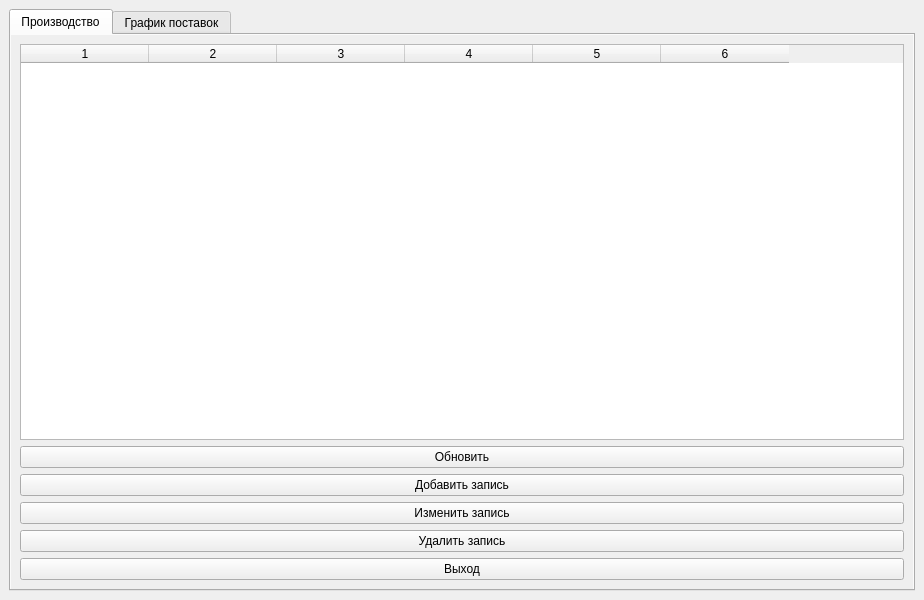
<?xml version="1.0" encoding="UTF-8"?>
<ui version="4.0">
 <class>MainWindow</class>
 <widget class="QMainWindow" name="MainWindow">
  <property name="enabled">
   <bool>true</bool>
  </property>
  <property name="geometry">
   <rect>
    <x>0</x>
    <y>0</y>
    <width>924</width>
    <height>600</height>
   </rect>
  </property>
  <property name="sizePolicy">
   <sizepolicy hsizetype="Minimum" vsizetype="Minimum">
    <horstretch>0</horstretch>
    <verstretch>0</verstretch>
   </sizepolicy>
  </property>
  <property name="baseSize">
   <size>
    <width>800</width>
    <height>600</height>
   </size>
  </property>
  <property name="windowTitle">
   <string>Промышленное производство</string>
  </property>
  <property name="animated">
   <bool>true</bool>
  </property>
  <widget class="QWidget" name="centralwidget">
   <layout class="QVBoxLayout" name="verticalLayout">
    <property name="sizeConstraint">
     <enum>QLayout::SetMinimumSize</enum>
    </property>
    <item>
     <widget class="QTabWidget" name="tabWidget">
      <property name="sizePolicy">
       <sizepolicy hsizetype="MinimumExpanding" vsizetype="Expanding">
        <horstretch>0</horstretch>
        <verstretch>0</verstretch>
       </sizepolicy>
      </property>
      <property name="currentIndex">
       <number>0</number>
      </property>
      <widget class="QWidget" name="tab">
       <property name="autoFillBackground">
        <bool>true</bool>
       </property>
       <attribute name="title">
        <string>Производство</string>
       </attribute>
       <layout class="QVBoxLayout" name="verticalLayout_2">
        <property name="sizeConstraint">
         <enum>QLayout::SetMaximumSize</enum>
        </property>
        <item>
         <widget class="QTableWidget" name="tableWidget_1">
          <property name="sizePolicy">
           <sizepolicy hsizetype="Minimum" vsizetype="Minimum">
            <horstretch>0</horstretch>
            <verstretch>0</verstretch>
           </sizepolicy>
          </property>
          <property name="tabletTracking">
           <bool>false</bool>
          </property>
          <property name="contextMenuPolicy">
           <enum>Qt::NoContextMenu</enum>
          </property>
          <property name="lineWidth">
           <number>1</number>
          </property>
          <property name="sizeAdjustPolicy">
           <enum>QAbstractScrollArea::AdjustToContents</enum>
          </property>
          <property name="editTriggers">
           <set>QAbstractItemView::NoEditTriggers</set>
          </property>
          <property name="dragEnabled">
           <bool>false</bool>
          </property>
          <property name="columnCount">
           <number>6</number>
          </property>
          <attribute name="horizontalHeaderVisible">
           <bool>true</bool>
          </attribute>
          <attribute name="horizontalHeaderCascadingSectionResizes">
           <bool>true</bool>
          </attribute>
          <attribute name="horizontalHeaderMinimumSectionSize">
           <number>40</number>
          </attribute>
          <attribute name="horizontalHeaderDefaultSectionSize">
           <number>128</number>
          </attribute>
          <attribute name="horizontalHeaderHighlightSections">
           <bool>true</bool>
          </attribute>
          <attribute name="horizontalHeaderStretchLastSection">
           <bool>false</bool>
          </attribute>
          <attribute name="verticalHeaderVisible">
           <bool>false</bool>
          </attribute>
          <attribute name="verticalHeaderCascadingSectionResizes">
           <bool>true</bool>
          </attribute>
          <attribute name="verticalHeaderHighlightSections">
           <bool>true</bool>
          </attribute>
          <attribute name="verticalHeaderShowSortIndicator" stdset="0">
           <bool>false</bool>
          </attribute>
          <column/>
          <column/>
          <column/>
          <column/>
          <column/>
          <column/>
         </widget>
        </item>
        <item>
         <widget class="QPushButton" name="Refresh">
          <property name="text">
           <string>Обновить</string>
          </property>
         </widget>
        </item>
        <item>
         <widget class="QPushButton" name="AddLine">
          <property name="text">
           <string>Добавить запись</string>
          </property>
         </widget>
        </item>
        <item>
         <widget class="QPushButton" name="ChangeLine">
          <property name="text">
           <string>Изменить запись</string>
          </property>
         </widget>
        </item>
        <item>
         <widget class="QPushButton" name="Remove_Line">
          <property name="text">
           <string>Удалить запись</string>
          </property>
         </widget>
        </item>
        <item>
         <widget class="QPushButton" name="Exit">
          <property name="text">
           <string>Выход</string>
          </property>
         </widget>
        </item>
       </layout>
      </widget>
      <widget class="QWidget" name="tab_2">
       <property name="autoFillBackground">
        <bool>true</bool>
       </property>
       <attribute name="title">
        <string>График поставок</string>
       </attribute>
       <layout class="QHBoxLayout" name="horizontalLayout">
        <property name="sizeConstraint">
         <enum>QLayout::SetNoConstraint</enum>
        </property>
        <item>
         <widget class="QCalendarWidget" name="Calendar"/>
        </item>
        <item>
         <widget class="QTableWidget" name="tableWidget_2">
          <property name="sizePolicy">
           <sizepolicy hsizetype="Minimum" vsizetype="Minimum">
            <horstretch>0</horstretch>
            <verstretch>0</verstretch>
           </sizepolicy>
          </property>
          <property name="tabletTracking">
           <bool>false</bool>
          </property>
          <property name="contextMenuPolicy">
           <enum>Qt::DefaultContextMenu</enum>
          </property>
          <property name="lineWidth">
           <number>1</number>
          </property>
          <property name="sizeAdjustPolicy">
           <enum>QAbstractScrollArea::AdjustToContents</enum>
          </property>
          <property name="editTriggers">
           <set>QAbstractItemView::NoEditTriggers</set>
          </property>
          <property name="dragEnabled">
           <bool>false</bool>
          </property>
          <property name="columnCount">
           <number>4</number>
          </property>
          <attribute name="horizontalHeaderVisible">
           <bool>false</bool>
          </attribute>
          <attribute name="horizontalHeaderCascadingSectionResizes">
           <bool>false</bool>
          </attribute>
          <attribute name="horizontalHeaderDefaultSectionSize">
           <number>128</number>
          </attribute>
          <attribute name="horizontalHeaderHighlightSections">
           <bool>false</bool>
          </attribute>
          <attribute name="horizontalHeaderShowSortIndicator" stdset="0">
           <bool>false</bool>
          </attribute>
          <attribute name="horizontalHeaderStretchLastSection">
           <bool>false</bool>
          </attribute>
          <attribute name="verticalHeaderVisible">
           <bool>false</bool>
          </attribute>
          <attribute name="verticalHeaderCascadingSectionResizes">
           <bool>true</bool>
          </attribute>
          <attribute name="verticalHeaderHighlightSections">
           <bool>true</bool>
          </attribute>
          <attribute name="verticalHeaderShowSortIndicator" stdset="0">
           <bool>false</bool>
          </attribute>
          <column/>
          <column/>
          <column/>
          <column/>
         </widget>
        </item>
       </layout>
      </widget>
     </widget>
    </item>
   </layout>
  </widget>
 </widget>
 <resources/>
 <connections/>
</ui>
